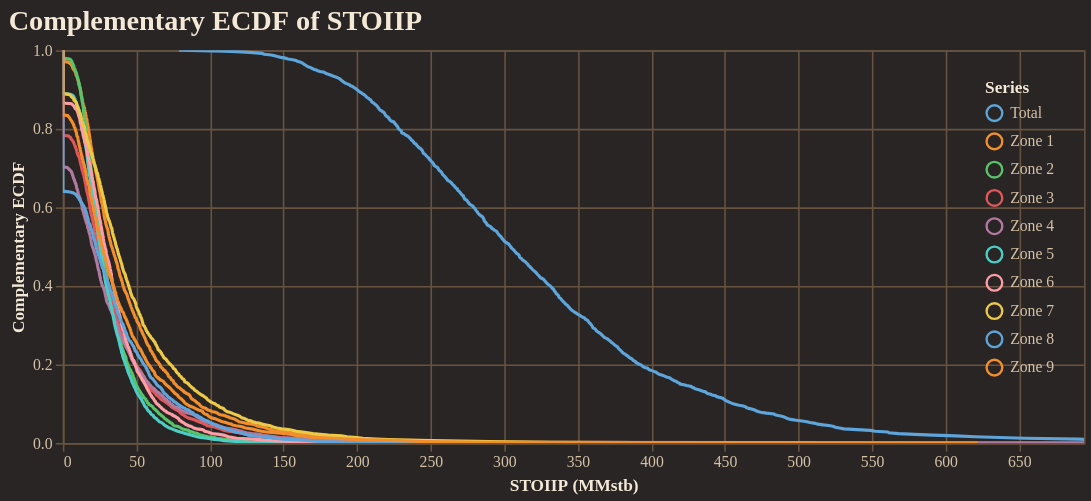

The notebook cell saved with this chart:
### Code cell
fig = reporter.plotter.prospect_volumetric_ecdf_plot(
    figsize=(650, 250),
    backend=PLOTTING_BACKEND
)
fig.show()

### Figure 1 — Vega-Lite specification as saved in the notebook (floating-point values rounded to 4 significant figures; data arrays with more than 128 entries replaced by an {"elided": "..."} marker saying what was removed)
{"config": {"background": "#292524", "view": {"fill": "#292524", "stroke": "#665340"}, "title": {"color": "#f4e9d7", "font": "Merriweather", "fontSize": 18, "fontWeight": 600, "subtitleColor": "#d5c2a6", "anchor": "start"}, "axis": {"domainColor": "#665340", "gridColor": "#665340", "tickColor": "#665340", "labelColor": "#d5c2a6", "titleColor": "#f4e9d7", "labelFont": "Merriweather", "titleFont": "Merriweather"}, "legend": {"titleColor": "#f4e9d7", "labelColor": "#d5c2a6", "labelFont": "Merriweather", "titleFont": "Merriweather", "orient": "top-right", "symbolType": "circle"}, "header": {"labelColor": "#d5c2a6", "titleColor": "#f4e9d7", "labelFont": "Merriweather", "titleFont": "Merriweather"}, "mark": {"color": "#c78d3b"}, "line": {"color": "#c78d3b"}, "bar": {"color": "#c78d3b"}, "point": {"color": "#ddb06d"}, "area": {"color": "#c78d3b", "opacity": 0.35}, "text": {"color": "#f4e9d7", "font": "Merriweather"}, "range": {"category": ["#5DA5DA", "#F28E2B", "#59C36A", "#E15759", "#B07AA1", "#4ECDC4", "#FF9DA7", "#EDC948"]}}, "layer": [{"mark": {"type": "line", "clip": true, "strokeWidth": 2}, "encoding": {"color": {"field": "series", "title": "Series", "type": "nominal"}, "tooltip": [{"field": "series", "title": "Series", "type": "nominal"}, {"field": "stoiip_mmstb", "format": ",.2f", "title": "STOIIP (MMstb)", "type": "quantitative"}, {"field": "exceedance_probability", "format": ".3f", "title": "Exceedance", "type": "quantitative"}], "x": {"field": "stoiip_mmstb", "title": "STOIIP (MMstb)", "type": "quantitative"}, "y": {"field": "exceedance_probability", "scale": {"domain": [0, 1]}, "title": "Complementary ECDF", "type": "quantitative"}}}], "data": {"name": "data-9de5dd7226741078e5faf98f50fa2d31"}, "encoding": {"x": {"field": "stoiip_mmstb", "scale": {"domain": [0, 694.2]}, "type": "quantitative"}}, "height": 250, "title": "Complementary ECDF of STOIIP", "width": 650, "$schema": "https://vega.github.io/schema/vega-lite/v5.20.1.json", "datasets": {"data-9de5dd7226741078e5faf98f50fa2d31": {"elided": "5000 records"}}}
